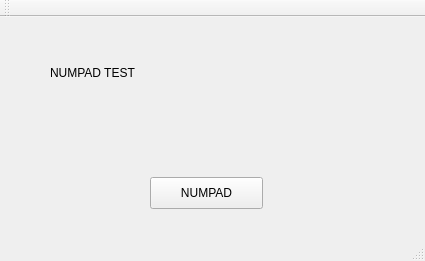
<?xml version="1.0" encoding="UTF-8"?>
<ui version="4.0">
 <class>MainWindow</class>
 <widget class="QMainWindow" name="MainWindow">
  <property name="geometry">
   <rect>
    <x>0</x>
    <y>0</y>
    <width>425</width>
    <height>261</height>
   </rect>
  </property>
  <property name="windowTitle">
   <string>MainWindow</string>
  </property>
  <widget class="QWidget" name="centralWidget">
   <widget class="QLabel" name="label">
    <property name="geometry">
     <rect>
      <x>50</x>
      <y>20</y>
      <width>331</width>
      <height>71</height>
     </rect>
    </property>
    <property name="text">
     <string>NUMPAD TEST</string>
    </property>
   </widget>
   <widget class="QPushButton" name="pushButton">
    <property name="geometry">
     <rect>
      <x>150</x>
      <y>160</y>
      <width>113</width>
      <height>32</height>
     </rect>
    </property>
    <property name="text">
     <string>NUMPAD</string>
    </property>
   </widget>
  </widget>
  <widget class="QMenuBar" name="menuBar">
   <property name="geometry">
    <rect>
     <x>0</x>
     <y>0</y>
     <width>425</width>
     <height>22</height>
    </rect>
   </property>
  </widget>
  <widget class="QToolBar" name="mainToolBar">
   <attribute name="toolBarArea">
    <enum>TopToolBarArea</enum>
   </attribute>
   <attribute name="toolBarBreak">
    <bool>false</bool>
   </attribute>
  </widget>
  <widget class="QStatusBar" name="statusBar"/>
 </widget>
 <layoutdefault spacing="6" margin="11"/>
 <resources/>
 <connections/>
</ui>
